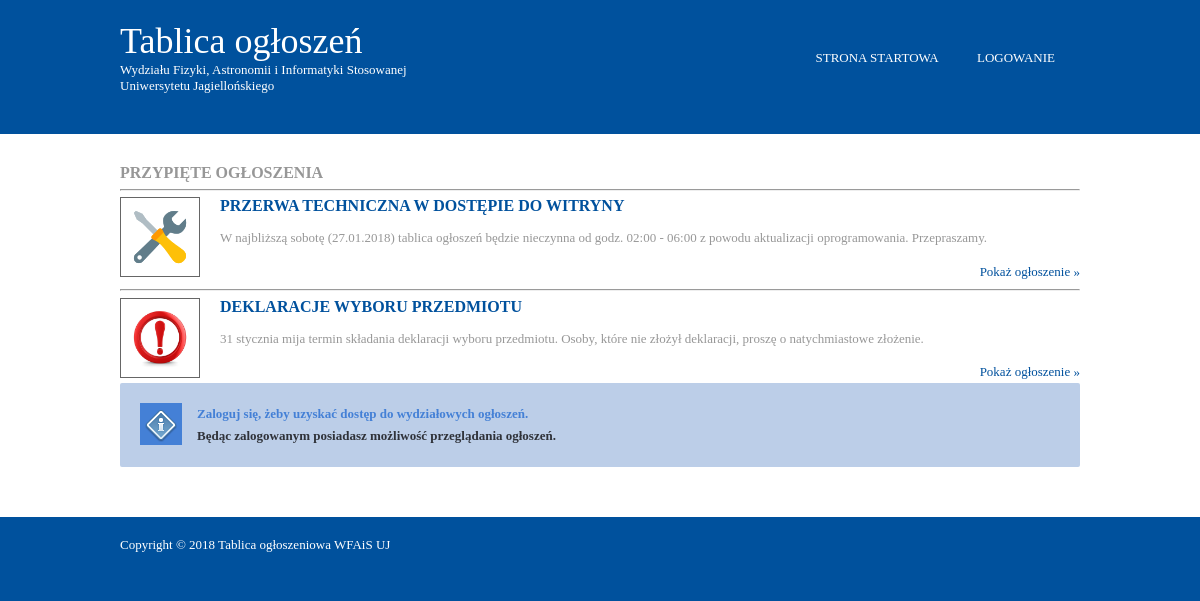
The page / on the database its author committed.
### tables this page shows
CREATE TABLE IF NOT EXISTS `ogloszenia` (
  `idOgloszenie` int(11) NOT NULL AUTO_INCREMENT,
  `autor` int(11) DEFAULT '0',
  `data` datetime DEFAULT '0000-00-00 00:00:00',
  `tytul` varchar(250) DEFAULT '0',
  `tresc` varchar(1000) DEFAULT '0',
  `przypiete` int(2) NOT NULL,
  `kategoria` int(2) NOT NULL,
  `zdjecie` varchar(250) DEFAULT '0',
  PRIMARY KEY (`idOgloszenie`)
);

### index.php (the view, shortened to what this page needs)
<?
	include('includes/gora.php');
?>
<div class="wrapper row2">
  <div id="container" class="clear">
    <div id="content">
	<h2>Przypięte ogłoszenia</h2>
      <section id="services" class="last clear">
		<?
		$queryPoczatek= "SELECT * FROM ogloszenia WHERE przypiete='1' ORDER BY `data`  DESC";
		$resultPoczatek= mysql_query($queryPoczatek);
		echo "<ul>";
		while($row=mysql_fetch_array($resultPoczatek))
		{
			$idOgloszenie=$row["idOgloszenie"];
			$tytul=$row["tytul"];
			$tresc=$row["tresc"];
			$zdjecie=$row["zdjecie"];
			echo "
			<hr><li>
            <article class='clear'>
              <figure>";
			if ($zdjecie=="0")
			{
				echo "<img src='images/brak.gif' alt=''>";
			}
			else
			{
				echo "<img src='{$zdjecie}' alt=''>";
			}
			echo "<figcaption>
                  <a href='ogloszenie.php?id={$idOgloszenie}'><h2>{$tytul}</h2></a>
                  <p>{$tresc}</p>
                  <footer class='more'><a href='ogloszenie.php?id={$idOgloszenie}'>Pokaż ogłoszenie &raquo;</a></footer>
                </figcaption>
              </figure>
            </article>
          </li>";
		}
		echo "</ul>";
		?>
      </section>
	 <?
	 if (empty($user))
	 {
		 echo "<div class='alert-message info'><i><img src='images/icon-info.png'></i><p><span>Zaloguj się, żeby uzyskać dostęp do wydziałowych ogłoszeń.</span><br>Będąc zalogowanym posiadasz możliwość przeglądania ogłoszeń.</p></div>";
	  } ?>
    </div>
  </div>
</div>
<?
	include('includes/dol.php');
?>

### includes/gora.php (shortened to what this page needs)
<?
	$nick = $_SESSION['email'];
?>
<!DOCTYPE html>
<html>
<head>
<link rel="stylesheet" href="styles/layout.css" type="text/css">
</head>
<body>
<div class="wrapper row1">
  <header id="header" class="clear">
    <div id="hgroup">
      <h1><a href="index.php">Tablica ogłoszeń</a></h1>
      <h2>Wydziału Fizyki, Astronomii i Informatyki Stosowanej<br>Uniwersytetu Jagiellońskiego	</h2>
    </div>
    <nav>
      <ul>
        <li><a href="index.php" <? if (($_SERVER["SCRIPT_URL"]=='/index.php') || ($_SERVER["SCRIPT_URL"]=='/')) { echo " class='active' "; } ?> >Strona startowa</a></li>
		<?
		if (empty($nick))
		{
			echo '<li class="last"><a href="logowanie.php"';
			if ($_SERVER["SCRIPT_URL"]=='/logowanie.php') { echo " class='active' "; }
			echo '>Logowanie</a></li>';
		}
        ?>
      </ul>
    </nav>
  </header>
</div>

### includes/dol.php (shortened to what this page needs)
<div class="wrapper row3">
  <footer id="footer" class="clear">
    <p class="fl_left">Copyright &copy; 2018 Tablica ogłoszeniowa WFAiS UJ</p>
  </footer>
</div>
</body>
</html>

### styles/layout.css (style rules this page uses)
html { overflow-y: scroll; }
body { margin: 0; padding: 0; font-size: 13px; font-family: Georgia, "Times New Roman", Times, serif; color: #919191; background-color: #00519D; }
.clear:after { content: "."; display: block; height: 0; clear: both; visibility: hidden; line-height: 0; }
.clear { display: block; clear: both; }
a { outline: none; text-decoration: none; }
.fl_left { float: left; }
img { margin: 0; padding: 0; border: none; line-height: normal; vertical-align: middle; }
address, article, aside, figcaption, figure, footer, header, nav, section { display: block; margin: 0; padding: 0; }
div.wrapper { display: block; width: 100%; margin: 0; padding: 0; text-align: left; }
.row1, .row1 a { color: white; background-color: #00519D; }
.row2 { color: #979797; background-color: #FFFFFF; }
.row2 a { color: #00519D; background-color: #FFFFFF; }
.row3, .row3 a { color: white; background-color: #00519D; }
#header, #hello, #container, #footer { display: block; width: 960px; margin: 0 auto; }
nav ul { margin: 0; padding: 0; list-style: none; }
h1, h2, h3, h4, h5, h6 { margin: 0; padding: 0; font-size: 16px; font-weight: bold; font-style: normal; line-height: normal; text-transform: uppercase; }
#header { padding: 20px 0; }
#header #hgroup { float: left; margin: 0 0 20px 0; }
#header #hgroup h1, #header #hgroup h2 { font-weight: normal; text-transform: none; }
#header #hgroup h1 { font-size: 36px; }
#header #hgroup h2 { font-size: 13px; }
#header nav { display: block; float: right; margin: 10px 0 0 0; padding: 20px 0; color: white; background-color: #00519D; }
#header nav ul { padding: 0 20px; }
#header nav li { display: inline; margin-right: 25px; text-transform: uppercase; }
#header nav li.last { margin-right: 0; }
#header nav li a { padding: 5px; color: white; background-color: #00519D; }
#container { padding: 30px 0; }
#container section { display: block; width: 100%; margin: 0 0 30px 0; padding: 0; }
#container .last { margin: 0; }
#container .more { text-align: right; }
#container #content { float: left; width: 960px; line-height: 1.6em; }
#container #content #services ul { margin: 0; padding: 0; list-style: none; }
#container #content #services ul li { display: block; width: 100%; margin-bottom: 0px; }
#container #content #services ul li article figure img { float: left; max-width: 100px; max-height: 70px; margin: 0; padding: 4px; border: 1px solid #666666; }
#container #content #services ul li article figure figcaption { display: block; float: right; width: 860px; }
#container #content #services ul li article figure h2 { font-size: 16px; }
#footer { padding: 20px 0; }
#footer p { margin: 0; padding: 0; }
.alert-message { position: relative; display: block; background-color: #FAFAFA; padding: 20px; margin-bottom: 20px; font-size: 14px; font-weight: bold; -webkit-border-radius: 2px; -moz-border-radius: 2px; border-radius: 2px; color: #2f3239; }
.alert-message i { margin: 0 15px 0 0; float: left; height: 42px; width: 42px; line-height: 42px; text-align: center; font-size: 21px; }
.alert-message.info { background-color: #bccee8; }
.alert-message.info i { background-color: #4480d6; }
.alert-message.info a,.alert-message.info span { color: #4480d6; }
.alert-message p { margin: 0 !important; padding: 0; line-height: 22px; font-size: 13px; color: #2f3239; }
.alert-message span { font-weight: bold !important; font-size: 13px !important; }

### rows shown on the page
ogloszenia: zdjecie (picture), tytul "PRZERWA TECHNICZNA W DOSTĘPIE DO WITRYNY", tresc "W najbliższą sobotę (27.01.2018) tablica ogłoszeń będzie nieczynna od godz. 02:00 - 06:00 z powodu aktualizacji oprogramowania. Przepraszamy."
ogloszenia: zdjecie (picture), tytul "DEKLARACJE WYBORU PRZEDMIOTU", tresc "31 stycznia mija termin składania deklaracji wyboru przedmiotu. Osoby, które nie złożył deklaracji, proszę o natychmiastowe złożenie."
